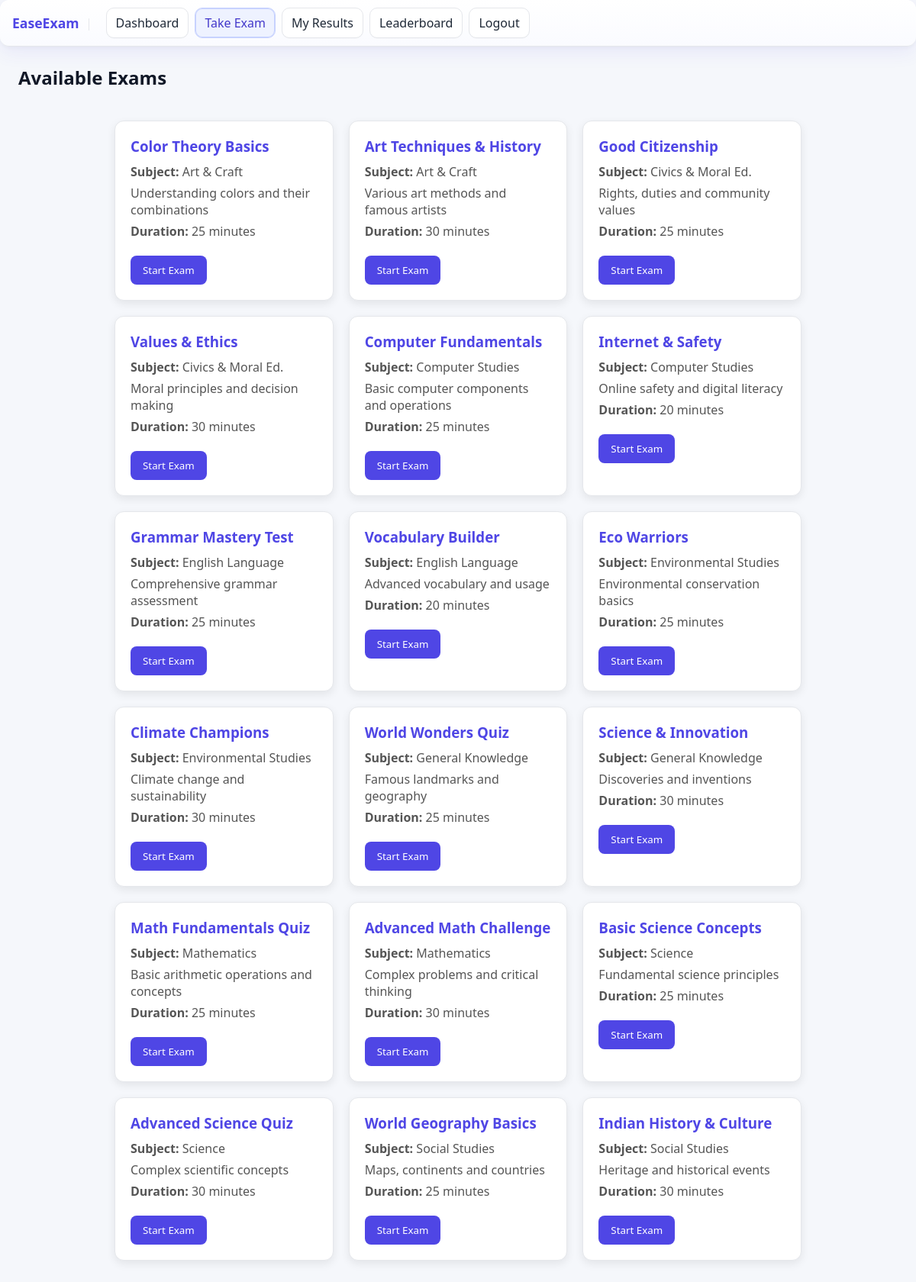
Page /exam/start_exam.php (signed in) on the committed database.
### tables this page shows
CREATE TABLE IF NOT EXISTS exams (
  exam_id INT AUTO_INCREMENT PRIMARY KEY,
  subject_id INT NOT NULL,
  title VARCHAR(150) NOT NULL,
  description TEXT,
  created_by INT NOT NULL,
  start_time DATETIME DEFAULT CURRENT_TIMESTAMP,
  end_time DATETIME DEFAULT NULL,
  duration_min INT NOT NULL DEFAULT 30,
  is_published TINYINT(1) NOT NULL DEFAULT 0,
  FOREIGN KEY (subject_id) REFERENCES subjects(subject_id) ON DELETE CASCADE,
  FOREIGN KEY (created_by) REFERENCES users(user_id) ON DELETE CASCADE
);

CREATE TABLE IF NOT EXISTS subjects (
  subject_id INT AUTO_INCREMENT PRIMARY KEY,
  name VARCHAR(100) NOT NULL UNIQUE
);

### exam/start_exam.php (the view, shortened to what this page needs)
<?php
include "../db.php";
$subjectId = isset($_GET['subject_id']) ? (int)$_GET['subject_id'] : 0;
if ($subjectId > 0) {
  $stmt = $pdo->prepare("SELECT e.exam_id, e.title, e.description, e.duration_min, s.name as subject
                         FROM exams e
                         JOIN subjects s ON e.subject_id = s.subject_id
                         WHERE e.is_published = 1 AND e.subject_id = ?
                         ORDER BY e.start_time DESC");
  $stmt->execute([$subjectId]);
  $exams = $stmt->fetchAll();
} else {
  $stmt = $pdo->query("SELECT e.exam_id, e.title, e.description, e.duration_min, s.name as subject
                       FROM exams e
                       JOIN subjects s ON e.subject_id = s.subject_id
                       WHERE e.is_published = 1
                       ORDER BY e.start_time DESC");
  $exams = $stmt->fetchAll();
}
?>
<!DOCTYPE html>
<html lang="en">
<head>
  <link rel="stylesheet" href="../css/style.css">
</head>
<body>
  <?php include "../includes/student_sidebar.php"; ?>
  <div class="main">
    <h2>Available Exams</h2>
    <div class="exam-list">
      <?php if (count($exams) > 0): ?>
        <?php foreach ($exams as $exam): ?>
          <div class="exam-card">
            <h3><?php echo htmlspecialchars($exam['title']); ?></h3>
            <p><strong>Subject:</strong> <?php echo htmlspecialchars($exam['subject']); ?></p>
            <p><?php echo htmlspecialchars($exam['description']); ?></p>
            <p><strong>Duration:</strong> <?php echo $exam['duration_min']; ?> minutes</p>
            <form action="attempt.php" method="GET">
              <button type="submit">Start Exam</button>
            </form>
          </div>
        <?php endforeach; ?>
      <?php else: ?>
        <p>No exams are available right now. Please check back later.</p>
      <?php endif; ?>
    </div>
  </div>
</body>
</html>

### css/style.css (style rules this page uses)
* { margin: 0; padding: 0; box-sizing: border-box; font-family: 'Segoe UI', Tahoma, Geneva, Verdana, sans-serif; }
:root { --primary: #4f46e5; --primary-dark: #4338ca; --secondary: #22d3ee; --accent: #10b981; --text: #1f2937; --text-light: #6b7280; --background: #f9fafb; }
body { margin: 0; background-color: var(--background); color: var(--text); }

### exam/start_exam.php (style rules this page uses)
:root { --primary:#4f46e5; --primary-dark:#372fba; --bg:#f5f7fb; --ink:#111827; }
body { background: var(--bg); color: var(--ink); }
.main { padding: 24px; }
.exam-list { max-width: 900px; margin: 40px auto; display: grid; grid-template-columns: repeat(auto-fit, minmax(280px, 1fr)); gap: 20px; }
.exam-card { background: #fff; border-radius: 12px; padding: 20px; box-shadow: 0 4px 12px rgba(0,0,0,0.08); border:1px solid #e5e7eb; transition: 0.3s; }
.exam-card h3 { margin-bottom: 10px; color: var(--primary); }
.exam-card p { margin: 6px 0; color: #555; }
.exam-card button { margin-top: 15px; padding: 10px 16px; background: var(--primary); border: none; color: #fff; border-radius: 8px; cursor: pointer; transition: 0.3s; }

### rows in the picture
exams: title "Color Theory Basics", subject.name "Art & Craft", description "Understanding colors and their combinations", duration_min "25"
exams: title "Art Techniques & History", subject.name "Art & Craft", description "Various art methods and famous artists", duration_min "30"
exams: title "Good Citizenship", subject.name "Civics & Moral Ed.", description "Rights, duties and community values", duration_min "25"
exams: title "Values & Ethics", subject.name "Civics & Moral Ed.", description "Moral principles and decision making", duration_min "30"
exams: title "Computer Fundamentals", subject.name "Computer Studies", description "Basic computer components and operations", duration_min "25"
exams: title "Internet & Safety", subject.name "Computer Studies", description "Online safety and digital literacy", duration_min "20"
exams: title "Grammar Mastery Test", subject.name "English Language", description "Comprehensive grammar assessment", duration_min "25"
exams: title "Vocabulary Builder", subject.name "English Language", description "Advanced vocabulary and usage", duration_min "20"
exams: title "Eco Warriors", subject.name "Environmental Studies", description "Environmental conservation basics", duration_min "25"
exams: title "Climate Champions", subject.name "Environmental Studies", description "Climate change and sustainability", duration_min "30"
exams: title "World Wonders Quiz", subject.name "General Knowledge", description "Famous landmarks and geography", duration_min "25"
exams: title "Science & Innovation", subject.name "General Knowledge", description "Discoveries and inventions", duration_min "30"
exams: title "Math Fundamentals Quiz", subject.name "Mathematics", description "Basic arithmetic operations and concepts", duration_min "25"
exams: title "Advanced Math Challenge", subject.name "Mathematics", description "Complex problems and critical thinking", duration_min "30"
exams: title "Basic Science Concepts", subject.name "Science", description "Fundamental science principles", duration_min "25"
exams: title "Advanced Science Quiz", subject.name "Science", description "Complex scientific concepts", duration_min "30"
exams: title "World Geography Basics", subject.name "Social Studies", description "Maps, continents and countries", duration_min "25"
exams: title "Indian History & Culture", subject.name "Social Studies", description "Heritage and historical events", duration_min "30"
